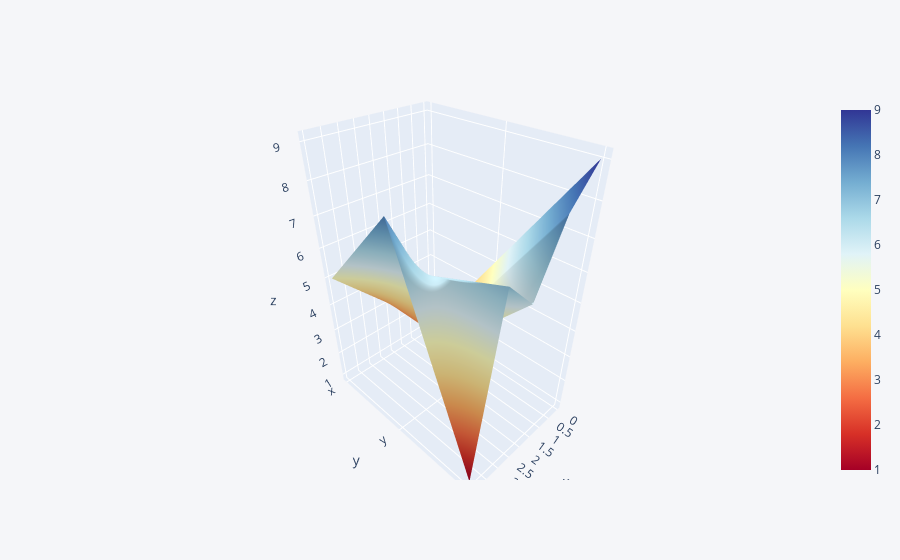

The cell this chart's notebook holds for it:
### Code cell
df3.iplot(kind='surface',colorscale='rdylbu')

### Figure 1 — Plotly figure (JSON) as saved in the notebook; plotly's stock layout.template omitted (floating-point values rounded to 4 significant figures)
{"data": [{"colorscale": [[0, "rgb(165,0,38)"], [0.1, "rgb(215,48,39)"], [0.2, "rgb(244,109,67)"], [0.3, "rgb(253,174,97)"], [0.4, "rgb(254,224,144)"], [0.5, "rgb(255,255,191)"], [0.6, "rgb(224,243,248)"], [0.7, "rgb(171,217,233)"], [0.8, "rgb(116,173,209)"], [0.9, "rgb(69,117,180)"], [1, "rgb(49,54,149)"]], "type": "surface", "x": [0, 1, 2, 3, 4], "y": ["x", "y", "z"], "z": [[1, 2, 3, 4, 5], [5, 4, 3, 6, 8], [9, 8, 6, 7, 1]]}], "layout": {"legend": {"bgcolor": "#F5F6F9", "font": {"color": "#4D5663"}}, "paper_bgcolor": "#F5F6F9", "plot_bgcolor": "#F5F6F9", "title": {"font": {"color": "#4D5663"}}, "xaxis": {"gridcolor": "#E1E5ED", "showgrid": true, "tickfont": {"color": "#4D5663"}, "title": {"font": {"color": "#4D5663"}, "text": ""}, "zerolinecolor": "#E1E5ED"}, "yaxis": {"gridcolor": "#E1E5ED", "showgrid": true, "tickfont": {"color": "#4D5663"}, "title": {"font": {"color": "#4D5663"}, "text": ""}, "zerolinecolor": "#E1E5ED"}}}
